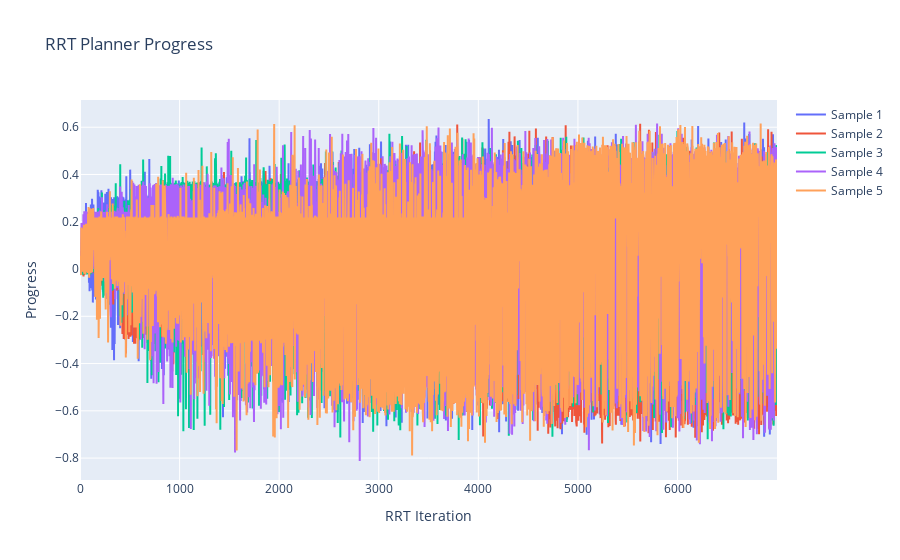

Here is the notebook cell this chart was saved with:
### Code cell
import plotly.graph_objects as go
fig = go.Figure()

for i in range(num_samples):
    fig.add_trace(go.Scatter(y=progress[i, :], mode='lines', name=f'Sample {i+1}'))

fig.update_layout(
    title='RRT Planner Progress',
    xaxis_title='RRT Iteration',
    yaxis_title='Progress'
)

fig.show()

### Figure 1 — Plotly figure (JSON) as saved in the notebook; plotly's stock layout.template omitted (floating-point values rounded to 4 significant figures; data arrays with more than 128 entries replaced by an {"elided": "..."} marker saying what was removed)
{"data": [{"mode": "lines", "name": "Sample 1", "type": "scatter", "y": {"elided": "7000 float values"}}, {"mode": "lines", "name": "Sample 2", "type": "scatter", "y": {"elided": "7000 float values"}}, {"mode": "lines", "name": "Sample 3", "type": "scatter", "y": {"elided": "7000 float values"}}, {"mode": "lines", "name": "Sample 4", "type": "scatter", "y": {"elided": "7000 float values"}}, {"mode": "lines", "name": "Sample 5", "type": "scatter", "y": {"elided": "7000 float values"}}], "layout": {"title": {"text": "RRT Planner Progress"}, "xaxis": {"title": {"text": "RRT Iteration"}}, "yaxis": {"title": {"text": "Progress"}}}}
